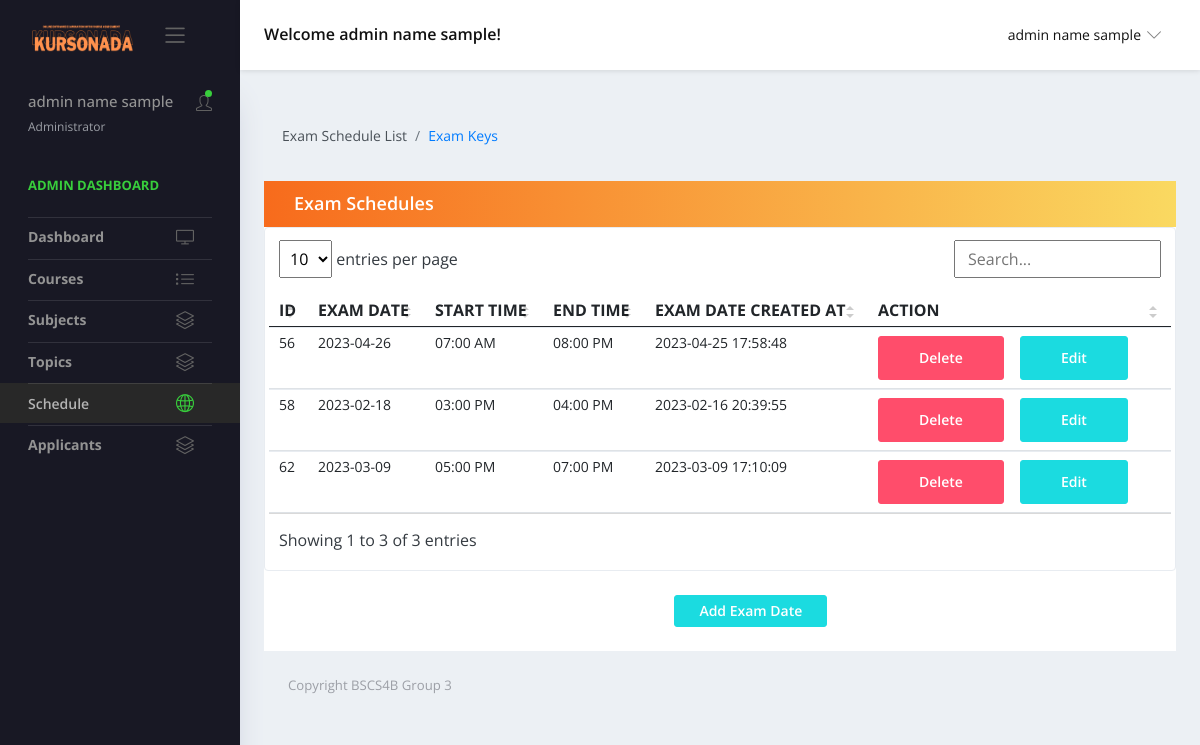
The page /views/admin-schedule.php (signed in) on the database as committed earlier.
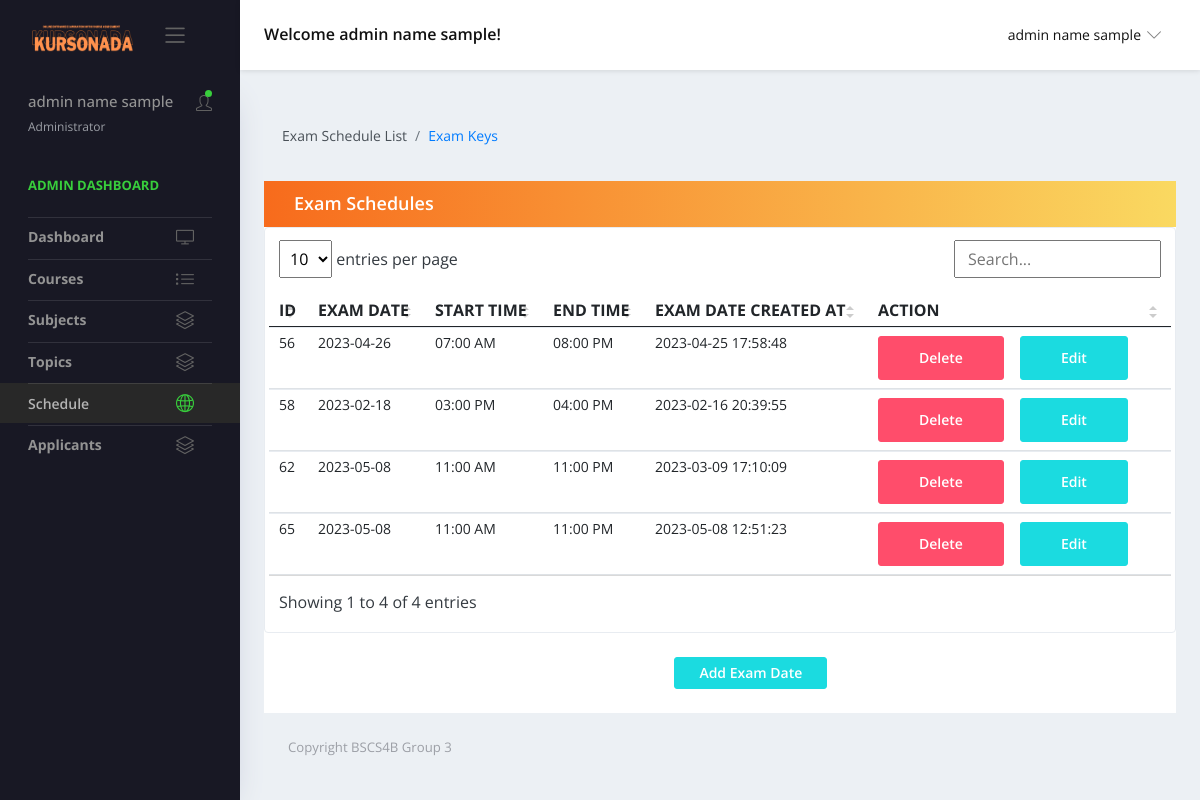
The same page on the database as committed later.
### tables this page shows
CREATE TABLE `admin_schedule` (
  `id` int(11) NOT NULL,
  `exam_date` varchar(255) NOT NULL,
  `exam_time` time NOT NULL,
  `exam_time_end` time NOT NULL,
  `exam_date_created` datetime NOT NULL
);

### forms/adminQueries.php (called while the page is built, shortened)
<?php
function getExamDates() {
    $url = 'localhost';
    $username = 'root';
    $password = '';
    $conn = new mysqli($url, $username, $password, 'project');
    $sql = mysqli_query($conn,
    "SELECT id,exam_date,exam_time,exam_time_end,exam_date_created
    FROM admin_schedule
    ");
    return mysqli_fetch_all($sql, MYSQLI_ASSOC);
}
?>

### views/admin-schedule.php (the view, shortened to what the changed rows need)
<?php
    include '../forms/adminQueries.php';
?>
<!DOCTYPE html>
<html lang="en">
  <head>
    <link rel="stylesheet" href="../vendors/simple-line-icons/css/simple-line-icons.css">
    <link rel="stylesheet" href="../vendors/flag-icon-css/css/flag-icon.min.css">
    <link rel="stylesheet" href="../vendors/css/vendor.bundle.base.css">
    <link rel="stylesheet" href="../vendors/daterangepicker/daterangepicker.css">
    <link rel="stylesheet" href="../vendors/chartist/chartist.min.css">
    <link href="https://cdn.jsdelivr.net/npm/bootstrap@5.0.2/dist/css/bootstrap.min.css" rel="stylesheet">
    <link rel="stylesheet" href="../assets/css/vertical-layout-light/style.css">
    <link rel="stylesheet" href="../assets/css/styles-admin.css">
  </head>
  <body>
    <div class="container-scroller">
      <div class="container-fluid page-body-wrapper">
       <div class="main-panel">
        <div class="content-wrapper">
          <div class="row quick-action-toolbar">
            <div class="col-md-12 grid-margin">
              <div class="card">
                  <div class="card-header d-block d-md-flex">
                    <h5 class="mb-0">Exam Schedules</h5>
                  </div>
                  <div class="table-responsive border rounded p-1">
                  <table class="table table-hover text-nowrap datatable">
                        <thead>
                            <tr>
                            <th class="font-weight-bold" scope="col">ID</th>
                            <th class="font-weight-bold" scope="col">EXAM DATE</th>
                            <th class="font-weight-bold" scope="col">START TIME</th>
                            <th class="font-weight-bold" scope="col">END TIME</th>
                            <th class="font-weight-bold" scope="col">EXAM DATE CREATED AT</th>
                            <th class="font-weight-bold" scope="col">ACTION</th>
                          </thead>
                        <tbody>
                            <?php
                            $rows = getExamDates();
                            $i = 0;
                                while ($i < count($rows)) {
                                    $row = $rows[$i];
                                    $id = $row['id'];
                                    $formattedTime = date('h:i A', strtotime($row['exam_time']));
                                    $formattedTime2 = date('h:i A', strtotime($row['exam_time_end']));
                                    $exam_date = $row['exam_date'];
                                    $datecreated = $row['exam_date_created'];
                                    echo "<tr>
                                    <td>" . $id . "</td>
                                    <td>" .$exam_date . "</td>
                                    <td>" . $formattedTime . "</td>
                                    <td>" . $formattedTime2 . "</td>
                                    <td>" . $datecreated . "</td>
                                    <td>" .
                                  "<button type='submit' class='btn btn-danger delbtn' data-bs-toggle='modal' data-bs-target='#delmodal' data-dateid='$id' onClick='deleteSchedule(this)'>Delete</button>" .
                                  "<button type='submit' class='btn btn-primary mx-3 editbtn' data-bs-toggle='modal' data-bs-target='#editmodal' data-dateid='$id' data-date'$exam_date' data-starttime='$formattedTime' data-endtime='$formattedTime2' onClick='editExamDate(this)'>Edit</button>" .
                                         "</td>
                                    </tr>";
                                    $i++;
                                }
                            ?>
                        </tbody>
                    </table>
                  </div>
              <div>
                <button type="button" style="margin-left: 45%;" class="btn btn-primary my-4 py-2 px-4" data-bs-toggle="modal" data-bs-target="#transactionModal">Add Exam Date</button>
              </div>
              </div>
          </div>
        </div>
      </div>
    </div>
    </div>
    <link href="../assets/vendor/simple-datatables/style.css" rel="stylesheet">
  </body>
</html>

Rows that differ between the two databases and show on the page:
changed admin_schedule id 62: exam_date "2023-03-09" → "2023-05-08"; exam_time "05:00 PM" → "11:00 AM"; exam_time_end "07:00 PM" → "11:00 PM"
added admin_schedule: id "65", exam_date "2023-05-08", exam_time "11:00 AM", exam_time_end "11:00 PM", exam_date_created "2023-05-08 12:51:23"
Other text that changed with them:
text written by a page script: "entries per page Showing 1 to 3 of 3 entries" → "entries per page Showing 1 to 4 of 4 entries"
